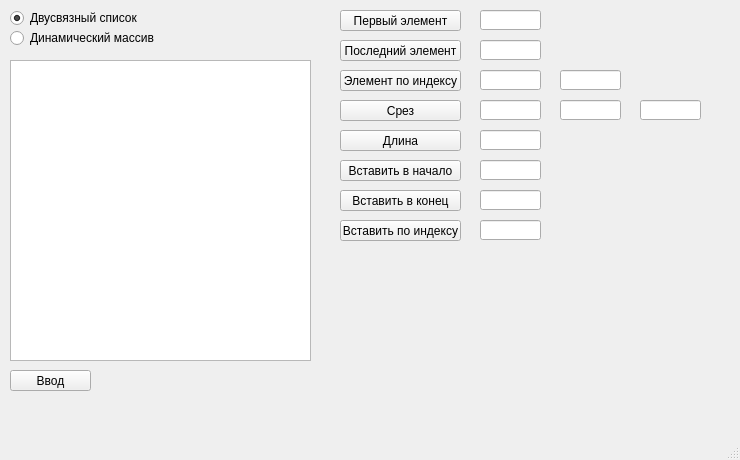
<?xml version="1.0" encoding="UTF-8"?>
<ui version="4.0">
 <class>MainWindow</class>
 <widget class="QMainWindow" name="MainWindow">
  <property name="geometry">
   <rect>
    <x>0</x>
    <y>0</y>
    <width>740</width>
    <height>460</height>
   </rect>
  </property>
  <property name="windowTitle">
   <string>Sequence</string>
  </property>
  <widget class="QWidget" name="centralwidget">
   <widget class="QRadioButton" name="listRadioButton">
    <property name="geometry">
     <rect>
      <x>10</x>
      <y>10</y>
      <width>301</width>
      <height>16</height>
     </rect>
    </property>
    <property name="text">
     <string>Двусвязный список</string>
    </property>
    <property name="checked">
     <bool>true</bool>
    </property>
   </widget>
   <widget class="QRadioButton" name="arrayRadioButton">
    <property name="geometry">
     <rect>
      <x>10</x>
      <y>30</y>
      <width>301</width>
      <height>16</height>
     </rect>
    </property>
    <property name="text">
     <string>Динамический массив</string>
    </property>
   </widget>
   <widget class="QTextEdit" name="textEdit">
    <property name="geometry">
     <rect>
      <x>10</x>
      <y>60</y>
      <width>301</width>
      <height>301</height>
     </rect>
    </property>
   </widget>
   <widget class="QPushButton" name="pushButton">
    <property name="geometry">
     <rect>
      <x>10</x>
      <y>370</y>
      <width>81</width>
      <height>21</height>
     </rect>
    </property>
    <property name="text">
     <string>Ввод</string>
    </property>
   </widget>
   <widget class="QPushButton" name="firstItemButton">
    <property name="geometry">
     <rect>
      <x>340</x>
      <y>10</y>
      <width>121</width>
      <height>21</height>
     </rect>
    </property>
    <property name="text">
     <string>Первый элемент</string>
    </property>
   </widget>
   <widget class="QPushButton" name="lastItemButton">
    <property name="geometry">
     <rect>
      <x>340</x>
      <y>40</y>
      <width>121</width>
      <height>21</height>
     </rect>
    </property>
    <property name="text">
     <string>Последний элемент</string>
    </property>
   </widget>
   <widget class="QPushButton" name="getItemButton">
    <property name="geometry">
     <rect>
      <x>340</x>
      <y>70</y>
      <width>121</width>
      <height>21</height>
     </rect>
    </property>
    <property name="text">
     <string>Элемент по индексу</string>
    </property>
   </widget>
   <widget class="QPushButton" name="sliceButton">
    <property name="geometry">
     <rect>
      <x>340</x>
      <y>100</y>
      <width>121</width>
      <height>21</height>
     </rect>
    </property>
    <property name="text">
     <string>Срез</string>
    </property>
   </widget>
   <widget class="QPushButton" name="sizeButton">
    <property name="geometry">
     <rect>
      <x>340</x>
      <y>130</y>
      <width>121</width>
      <height>21</height>
     </rect>
    </property>
    <property name="text">
     <string>Длина</string>
    </property>
   </widget>
   <widget class="QPushButton" name="appendButton">
    <property name="geometry">
     <rect>
      <x>340</x>
      <y>160</y>
      <width>121</width>
      <height>21</height>
     </rect>
    </property>
    <property name="text">
     <string>Вставить в начало</string>
    </property>
   </widget>
   <widget class="QPushButton" name="prependButton">
    <property name="geometry">
     <rect>
      <x>340</x>
      <y>190</y>
      <width>121</width>
      <height>21</height>
     </rect>
    </property>
    <property name="text">
     <string>Вставить в конец</string>
    </property>
   </widget>
   <widget class="QPushButton" name="insertButton">
    <property name="geometry">
     <rect>
      <x>340</x>
      <y>220</y>
      <width>121</width>
      <height>21</height>
     </rect>
    </property>
    <property name="text">
     <string>Вставить по индексу</string>
    </property>
   </widget>
   <widget class="QLabel" name="label">
    <property name="geometry">
     <rect>
      <x>10</x>
      <y>400</y>
      <width>301</width>
      <height>16</height>
     </rect>
    </property>
    <property name="text">
     <string/>
    </property>
   </widget>
   <widget class="QLineEdit" name="firstItemOut">
    <property name="geometry">
     <rect>
      <x>480</x>
      <y>10</y>
      <width>61</width>
      <height>20</height>
     </rect>
    </property>
    <property name="readOnly">
     <bool>true</bool>
    </property>
   </widget>
   <widget class="QLineEdit" name="lastItemOut">
    <property name="geometry">
     <rect>
      <x>480</x>
      <y>40</y>
      <width>61</width>
      <height>20</height>
     </rect>
    </property>
    <property name="readOnly">
     <bool>true</bool>
    </property>
   </widget>
   <widget class="QLineEdit" name="getItemOut">
    <property name="geometry">
     <rect>
      <x>560</x>
      <y>70</y>
      <width>61</width>
      <height>20</height>
     </rect>
    </property>
    <property name="readOnly">
     <bool>true</bool>
    </property>
   </widget>
   <widget class="QLineEdit" name="sliceOut">
    <property name="geometry">
     <rect>
      <x>640</x>
      <y>100</y>
      <width>61</width>
      <height>20</height>
     </rect>
    </property>
    <property name="readOnly">
     <bool>true</bool>
    </property>
   </widget>
   <widget class="QLineEdit" name="sizeOut">
    <property name="geometry">
     <rect>
      <x>480</x>
      <y>130</y>
      <width>61</width>
      <height>20</height>
     </rect>
    </property>
    <property name="readOnly">
     <bool>true</bool>
    </property>
   </widget>
   <widget class="QLineEdit" name="getItemIn">
    <property name="geometry">
     <rect>
      <x>480</x>
      <y>70</y>
      <width>61</width>
      <height>20</height>
     </rect>
    </property>
    <property name="readOnly">
     <bool>false</bool>
    </property>
   </widget>
   <widget class="QLineEdit" name="sliceStartIn">
    <property name="geometry">
     <rect>
      <x>480</x>
      <y>100</y>
      <width>61</width>
      <height>20</height>
     </rect>
    </property>
    <property name="readOnly">
     <bool>false</bool>
    </property>
   </widget>
   <widget class="QLineEdit" name="sliceEndIn">
    <property name="geometry">
     <rect>
      <x>560</x>
      <y>100</y>
      <width>61</width>
      <height>20</height>
     </rect>
    </property>
    <property name="readOnly">
     <bool>false</bool>
    </property>
   </widget>
   <widget class="QLineEdit" name="appendIn">
    <property name="geometry">
     <rect>
      <x>480</x>
      <y>160</y>
      <width>61</width>
      <height>20</height>
     </rect>
    </property>
    <property name="readOnly">
     <bool>false</bool>
    </property>
   </widget>
   <widget class="QLineEdit" name="prependIn">
    <property name="geometry">
     <rect>
      <x>480</x>
      <y>190</y>
      <width>61</width>
      <height>20</height>
     </rect>
    </property>
    <property name="readOnly">
     <bool>false</bool>
    </property>
   </widget>
   <widget class="QLineEdit" name="insertIn">
    <property name="geometry">
     <rect>
      <x>480</x>
      <y>220</y>
      <width>61</width>
      <height>20</height>
     </rect>
    </property>
    <property name="readOnly">
     <bool>false</bool>
    </property>
   </widget>
  </widget>
  <widget class="QMenuBar" name="menubar">
   <property name="geometry">
    <rect>
     <x>0</x>
     <y>0</y>
     <width>740</width>
     <height>18</height>
    </rect>
   </property>
  </widget>
  <widget class="QStatusBar" name="statusbar"/>
 </widget>
 <resources/>
 <connections/>
</ui>
